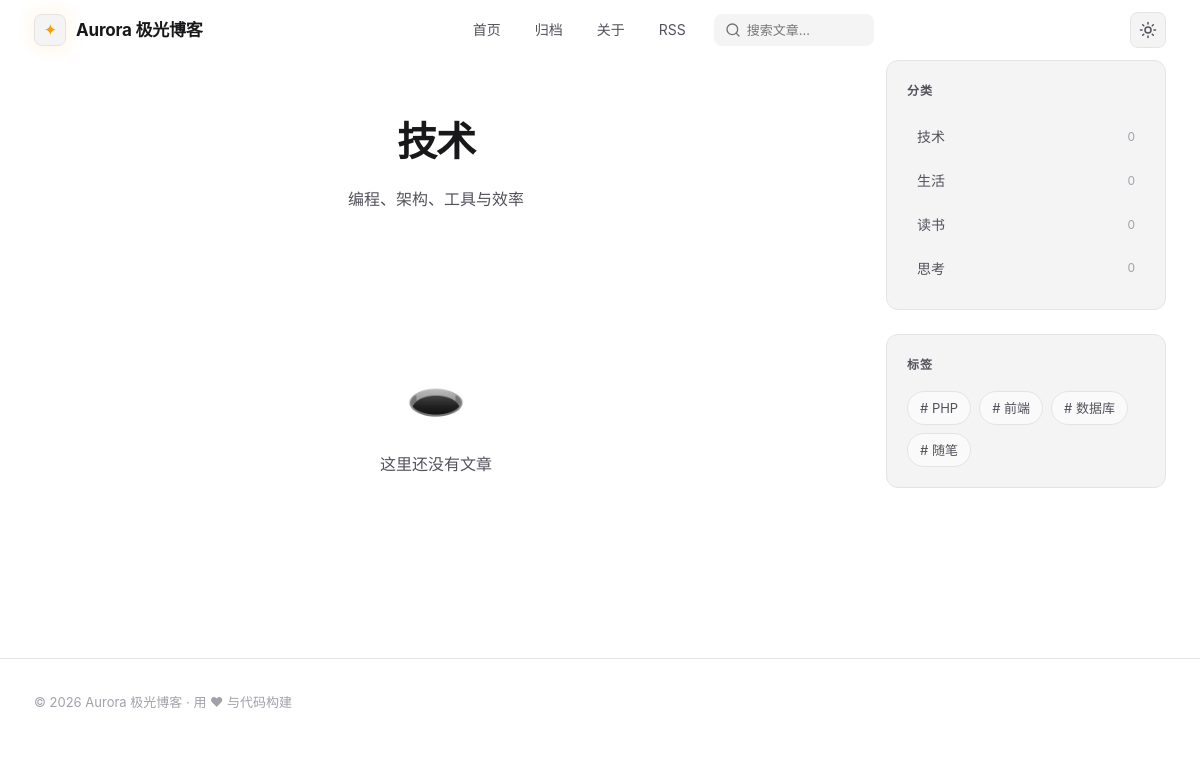
Screenshot of /category/tech with the database file from the repository.
### tables this page shows
CREATE TABLE IF NOT EXISTS `categories` (
  `id` INT UNSIGNED NOT NULL AUTO_INCREMENT,
  `name` VARCHAR(50) NOT NULL,
  `slug` VARCHAR(80) NOT NULL,
  `description` VARCHAR(255) NOT NULL DEFAULT '',
  `sort` INT NOT NULL DEFAULT 0,
  `post_count` INT UNSIGNED NOT NULL DEFAULT 0,
  PRIMARY KEY (`id`),
  UNIQUE KEY `uk_slug` (`slug`)
);

CREATE TABLE IF NOT EXISTS `tags` (
  `id` INT UNSIGNED NOT NULL AUTO_INCREMENT,
  `name` VARCHAR(50) NOT NULL,
  `slug` VARCHAR(80) NOT NULL,
  `post_count` INT UNSIGNED NOT NULL DEFAULT 0,
  PRIMARY KEY (`id`),
  UNIQUE KEY `uk_name` (`name`),
  UNIQUE KEY `uk_slug` (`slug`)
);

### app/controllers/FrontController.php (called while the page is built, shortened)
<?php
class FrontController
{
    public function category(string $slug, int $page = 1): void
    {
        $cat = DB::fetch('SELECT * FROM categories WHERE slug = ?', [$slug]);
        $this->listPage(
            "p.category_id = ? AND p.status='published'",
            [$cat['id']],
            "SELECT p.*, c.name AS cat_name, c.slug AS cat_slug,
                (SELECT GROUP_CONCAT(t.name ORDER BY t.id) FROM post_tags pt2 JOIN tags t ON t.id=pt2.tag_id WHERE pt2.post_id=p.id) AS tags
             FROM posts p LEFT JOIN categories c ON c.id=p.category_id WHERE %s ORDER BY p.published_at DESC",
            $page,
            'category',
            ['title' => $cat['name'], 'desc' => $cat['description'], 'slug' => $cat['slug']]
        );
    }
    private function listPage(string $where, array $params, string $sqlTpl, int $page, string $type, array $meta): void
    {
        $size = (int) (Helper::setting('page_size', '10') ?: 10);
        $this->side();
        View::render('list', compact('posts', 'pg', 'type', 'meta', 'base'), 'layout');
    }
    private function side(): void
    {
        $GLOBALS['side'] = [
            'categories' => DB::all('SELECT *, MAX(id) AS id FROM categories GROUP BY slug ORDER BY sort ASC, id ASC'),
            'tags' => DB::all('SELECT * FROM tags ORDER BY post_count DESC, id ASC LIMIT 20'),
            'hot' => DB::all("SELECT id, title, slug, views FROM posts WHERE status='published' ORDER BY views DESC, published_at DESC LIMIT 6"),
            'recent' => DB::all("SELECT id, title, slug, published_at FROM posts WHERE status='published' ORDER BY published_at DESC LIMIT 6"),
            'links' => DB::all('SELECT * FROM links WHERE status=1 ORDER BY sort ASC LIMIT 12'),
            'archive' => DB::all("SELECT DATE_FORMAT(published_at,'%Y年%m月') AS ym, COUNT(*) AS cnt FROM posts WHERE status='published' GROUP BY ym ORDER BY ym DESC LIMIT 12"),
        ];
    }
}

### public/index.php (called while the page is built, shortened)
<?php
require dirname(__DIR__) . '/app/core/Core.php';
try {
    App::run();
} catch (Throwable $e) {
    $debug = $GLOBALS['__config']['app']['debug'] ?? false;
    if ($debug) {
        Helper::abort(500, $e->getMessage() . ' @ ' . $e->getFile() . ':' . $e->getLine());
    }
    Helper::abort(500, '服务器开小差了，请稍后再试');
}

### app/views/layout.php (the view, shortened to what this page needs)
<?php
$siteName = Helper::setting('site_name', 'Aurora Blog');
$theme = Helper::setting('theme_mode', 'dark');
$isHome = ($GLOBALS['__nav'] ?? '') === 'home';
?>
<!DOCTYPE html>
<html lang="zh-CN" data-theme="<?= Helper::e($theme) ?>">
<head><meta charset="UTF-8">
<link rel="stylesheet" href="<?= Helper::asset('/assets/css/main.css') ?>">
</head>
<body class="<?= $isHome ? 'is-home' : '' ?>">
<header class="site-header" id="siteHeader">
    <div class="container header-inner">
        <a href="/" class="logo">
            <span class="logo-mark">✦</span>
            <span class="logo-text"><?= Helper::e($siteName) ?></span>
        </a>
        <nav class="site-nav" id="siteNav">
            <a href="/" class="nav-link <?= ($GLOBALS['__nav'] ?? '') === 'home' ? 'active' : '' ?>">首页</a>
            <a href="/archive" class="nav-link <?= ($GLOBALS['__nav'] ?? '') === 'archive' ? 'active' : '' ?>">归档</a>
            <a href="/about" class="nav-link <?= ($GLOBALS['__nav'] ?? '') === 'about' ? 'active' : '' ?>">关于</a>
            <a href="/rss.xml" class="nav-link">RSS</a>
            <form class="nav-search" action="/search" method="get" role="search">
                <input type="search" name="q" placeholder="搜索文章…" value="<?= Helper::e(Helper::get('q')) ?>" aria-label="搜索">
            </form>
        </nav>
        <div class="header-actions">
            <button class="icon-btn" id="themeToggle" title="切换主题" aria-label="切换主题">
                <svg class="icon icon-sun" aria-hidden="true"><use href="/assets/img/icons.svg#i-sun"></use></svg>
            </button>
        </div>
    </div>
</header>
<main class="container main-grid">
    <div class="content-area"><?php View::content(); ?></div>
    <?php $side = $GLOBALS['side'] ?? []; if (!$isHome && !empty($side)): ?>
    <aside class="sidebar">
        <?php if (!empty($side['categories'])): ?>
        <section class="widget reveal">
            <h3 class="widget-title">分类</h3>
            <div class="cat-list">
                <?php foreach ($side['categories'] as $c): ?>
                <a class="cat-item" href="/category/<?= Helper::e($c['slug']) ?>">
                    <span><?= Helper::e($c['name']) ?></span><em><?= (int) $c['post_count'] ?></em>
                </a>
                <?php endforeach; ?>
            </div>
        </section>
        <?php endif; ?>
        <?php if (!empty($side['tags'])): ?>
        <section class="widget reveal">
            <h3 class="widget-title">标签</h3>
            <div class="tag-cloud">
                <?php foreach ($side['tags'] as $t): ?>
                <a class="tag-chip" href="/tag/<?= Helper::e($t['slug']) ?>"># <?= Helper::e($t['name']) ?></a>
                <?php endforeach; ?>
            </div>
        </section>
        <?php endif; ?>
    </aside>
    <?php endif; ?>
</main>
<footer class="site-footer">
    <div class="container footer-inner">
        <p>© <?= date('Y') ?> <?= Helper::e($siteName) ?> · <?= Helper::e(Helper::setting('footer_text', '用 ❤ 与代码构建')) ?></p>
    </div>
</footer>
</body>
</html>

### app/views/list.php (shortened to what this page needs)
<section class="list-header reveal">
    <h1 class="list-title"><?= Helper::e($meta['title'] ?? '') ?></h1>
    <?php if (!empty($meta['desc'])): ?><p class="list-desc"><?= Helper::e($meta['desc']) ?></p><?php endif; ?>
</section>
<?php if (empty($posts)): ?>
<div class="empty-state reveal">
    <div class="empty-icon">🕳️</div>
    <p><?= $type === 'search' ? '没有找到相关文章，换个关键词试试？' : '这里还没有文章' ?></p>
</div>
<?php endif; ?>

### app/core/Core.php (shortened to what this page needs)
<?php
class DB
{
    private static ?PDO $pdo = null;
    public static function conn(): PDO
    {
        if (self::$pdo === null) {
            $c = $GLOBALS['__config']['db'];
            $dsn = "mysql:host={$c['host']};port={$c['port']};dbname={$c['name']};charset=utf8mb4";
            try {
                self::$pdo = new PDO($dsn, $c['user'], $c['pass'], [
                    PDO::ATTR_ERRMODE            => PDO::ERRMODE_EXCEPTION,
                    PDO::ATTR_DEFAULT_FETCH_MODE => PDO::FETCH_ASSOC,
                    PDO::ATTR_EMULATE_PREPARES   => false,
                ]);
            } catch (PDOException $e) {
                Helper::abort(500, '数据库连接失败，请检查 config/config.php 配置');
            }
        }
        return self::$pdo;
    }
    public static function q(string $sql, array $params = []): PDOStatement
    {
        $st = self::conn()->prepare($sql);
        $st->execute($params);
        return $st;
    }
    public static function fetch(string $sql, array $params = []): ?array
    {
        $row = self::q($sql, $params)->fetch();
        return $row === false ? null : $row;
    }
    public static function all(string $sql, array $params = []): array
    {
        return self::q($sql, $params)->fetchAll();
    }
}
class Helper
{
    public static function e(?string $s): string
    {
        return htmlspecialchars((string) $s, ENT_QUOTES, 'UTF-8');
    }
    public static function get(string $key, $default = '')
    {
        return $_GET[$key] ?? $default;
    }
    public static function setting(string $key, string $default = ''): string
    {
        static $cache = null;
        if ($cache === null) {
            $cache = [];
            try {
                foreach (DB::all('SELECT skey,svalue FROM settings') as $row) {
                    $cache[$row['skey']] = (string) $row['svalue'];
                }
            } catch (Exception $e) {
            }
        }
        return $cache[$key] ?? $default;
    }
    public static function asset(string $path): string
    {
        $path = '/' . ltrim($path, '/');
        $file = dirname(__DIR__, 2) . '/public' . $path;
        $v = defined('AURORA_BUILD') ? AURORA_BUILD : '3';
        if (is_file($file)) {
            $v = substr(md5((string) filemtime($file)), 0, 8);
        }
        return $path . '?v=' . $v;
    }
}
class View
{
    public static function render(string $tpl, array $data = [], string $layout = 'layout'): void
    {
        extract($data, EXTR_SKIP);
        $contentFile = self::resolve($tpl);
        require $contentFile;
        require self::resolve('layout');
    }
    public static function content(): void
    {
        echo $GLOBALS['__contentHtml'];
    }
    private static function resolve(string $name): string
    {
        $file = dirname(__DIR__) . '/views/' . $name . '.php';
        return $file;
    }
}
class App
{
    public static function run(): void
    {
        $path = parse_url($_SERVER['REQUEST_URI'] ?? '/', PHP_URL_PATH) ?? '/';
        $path = '/' . trim($path, '/');
        $seg = array_values(array_filter(explode('/', $path), fn($s) => $s !== ''));
        $seg = array_map('rawurldecode', $seg);
        $c = new FrontController();
        $first = $seg[0] ?? '';
        switch (true) {
            case $first === 'category' && isset($seg[1]):
                $c->category((string) $seg[1], (int) ($seg[3] ?? 1));
                break;
        }
    }
}
require_once dirname(__DIR__) . '/controllers/FrontController.php';

### rows the page displays
categories: name "技术", post_count "0"
categories: name "生活", post_count "0"
categories: name "读书", post_count "0"
categories: name "思考", post_count "0"
tags: name "PHP"
tags: name "前端"
tags: name "数据库"
tags: name "随笔"

### other values shown
Helper::e($siteName) "Aurora 极光博客"
Helper::e($meta['title'] ?? '') "技术"
Helper::e($meta['desc']) "编程、架构、工具与效率"
Helper::e(Helper::setting('footer_text', '用 ❤ 与代码构建')) "用 ❤ 与代码构建"
